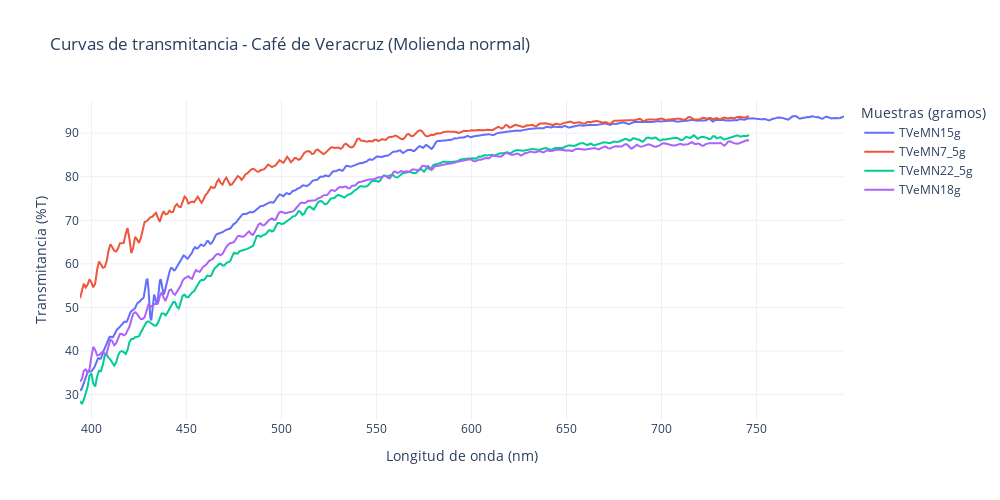

The code cell stored with this chart in its notebook:
### Code cell
import pandas as pd
import plotly.graph_objects as go

# Cargar el archivo CSV
df = pd.read_csv("TVeMN_matrix.csv")

# Limpiar datos: convertir a numérico y limitar entre 0 y 100
for col in df.columns[1:]:
    df[col] = pd.to_numeric(df[col], errors='coerce')
    df[col] = df[col].where((df[col] >= 0) & (df[col] <= 100))

# Copia para procesar
df_clean = df.copy()

# Calcular máximos válidos por columna
maximos = {
    col: df_clean[col].max(skipna=True)
    for col in df_clean.columns[1:]
}

# Ordenar de mayor a menor según valor máximo
columnas_ordenadas = sorted(maximos, key=maximos.get, reverse=True)

# Crear figura de Plotly
fig = go.Figure()

# Agregar cada curva a la figura
for col in columnas_ordenadas:
    datos_validos = df_clean[['nm', col]].dropna()
    fig.add_trace(go.Scatter(
        x=datos_validos['nm'],
        y=datos_validos[col],
        mode='lines',
        name=col
    ))

# Estilo general de la gráfica
fig.update_layout(
    title="Curvas de transmitancia - Café de Veracruz (Molienda normal)",
    xaxis_title="Longitud de onda (nm)",
    yaxis_title="Transmitancia (%T)",
    legend_title="Muestras (gramos)",
    template="plotly_white",
    width=1000,
    height=500
)

# Mostrar en notebook/editor
fig.show()

# Guardar como archivo interactivo HTML
fig.write_html("grafica_transmitancia.html")

### Figure 1 — Plotly figure (JSON) as saved in the notebook; plotly's stock layout.template omitted (floating-point values rounded to 4 significant figures; data arrays with more than 128 entries replaced by an {"elided": "..."} marker saying what was removed)
{"data": [{"mode": "lines", "name": "TVeMN15g", "type": "scatter", "x": {"elided": "805 float values"}, "y": {"elided": "805 float values"}}, {"mode": "lines", "name": "TVeMN7_5g", "type": "scatter", "x": {"elided": "353 float values"}, "y": {"elided": "353 float values"}}, {"mode": "lines", "name": "TVeMN22_5g", "type": "scatter", "x": {"elided": "353 float values"}, "y": {"elided": "353 float values"}}, {"mode": "lines", "name": "TVeMN18g", "type": "scatter", "x": {"elided": "353 float values"}, "y": {"elided": "353 float values"}}], "layout": {"height": 500, "legend": {"title": {"text": "Muestras (gramos)"}}, "title": {"text": "Curvas de transmitancia - Café de Veracruz (Molienda normal)"}, "width": 1000, "xaxis": {"title": {"text": "Longitud de onda (nm)"}}, "yaxis": {"title": {"text": "Transmitancia (%T)"}}}}
